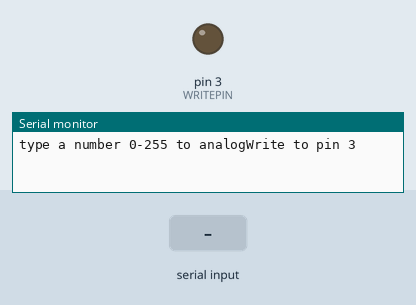
Bench run of a sketch on a simulated Arduino Uno, built with avr-gcc and run on an emulated ATmega328P. Shown: output pins drawn as LEDs (lit = HIGH), the last lines printed to the serial monitor. The inputs (shaded band) are chosen by the test bench.

Above: at 1.2 s.
1.3 s: "90,45\n" received over Serial
At 2.3 s:
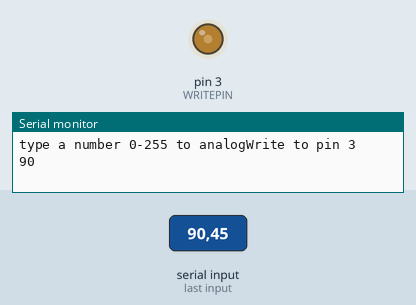
2.8 s: "30,150\n" received over Serial
At 3.6 s:
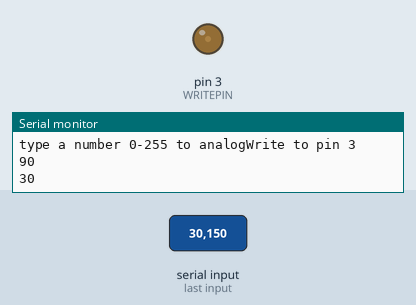
4.3 s: "200\n" received over Serial
At 5.5 s:
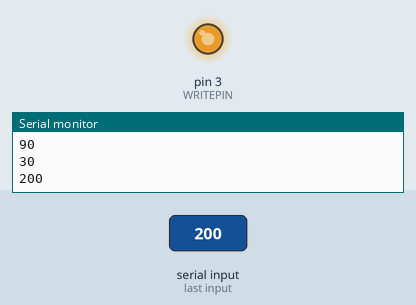
5.8 s: "90\n" received over Serial
At 6.6 s:
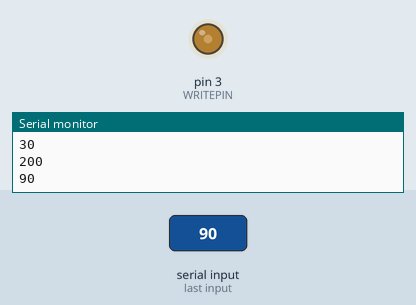
Timing chart, 0 to 8.3 s (numbered marks = the images above; inputs shaded):
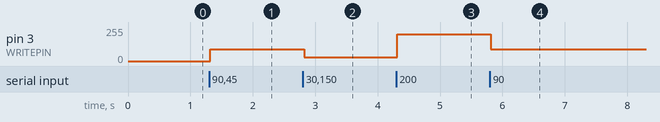

Measured:
- after the input at 1.3 s, pin 3 (WRITEPIN): 0/255 → 90/255 at once
- after the input at 2.8 s, pin 3 (WRITEPIN): 90/255 → 30/255 at once
- after the input at 4.3 s, pin 3 (WRITEPIN): 30/255 → 200/255 at once
- after the input at 5.8 s, pin 3 (WRITEPIN): 200/255 → 90/255 at once

The sketch:

analogserial.ino
```cpp
String readString;
#define WRITEPIN 3 // which pin to analogWrite()

void setup() {
  Serial.begin(57600);
  pinMode(WRITEPIN,OUTPUT);
  Serial.print("type a number 0-255 to analogWrite to pin ");
  Serial.println(WRITEPIN);
}

void loop() {

  while (Serial.available()) {
    delay(3);  //delay to allow buffer to fill
    if (Serial.available() >0) {
      char c = Serial.read();  //gets one byte from serial buffer
      if (c == char(13) || c == char(10)) {
        int val = readString.toInt();
        Serial.println(val); //see what was received
        analogWrite(WRITEPIN,val); // could also use myservo1.writeMicroseconds()
        readString = "";
      }
      else readString += c; //makes the string readString
    }
  }
}
```
